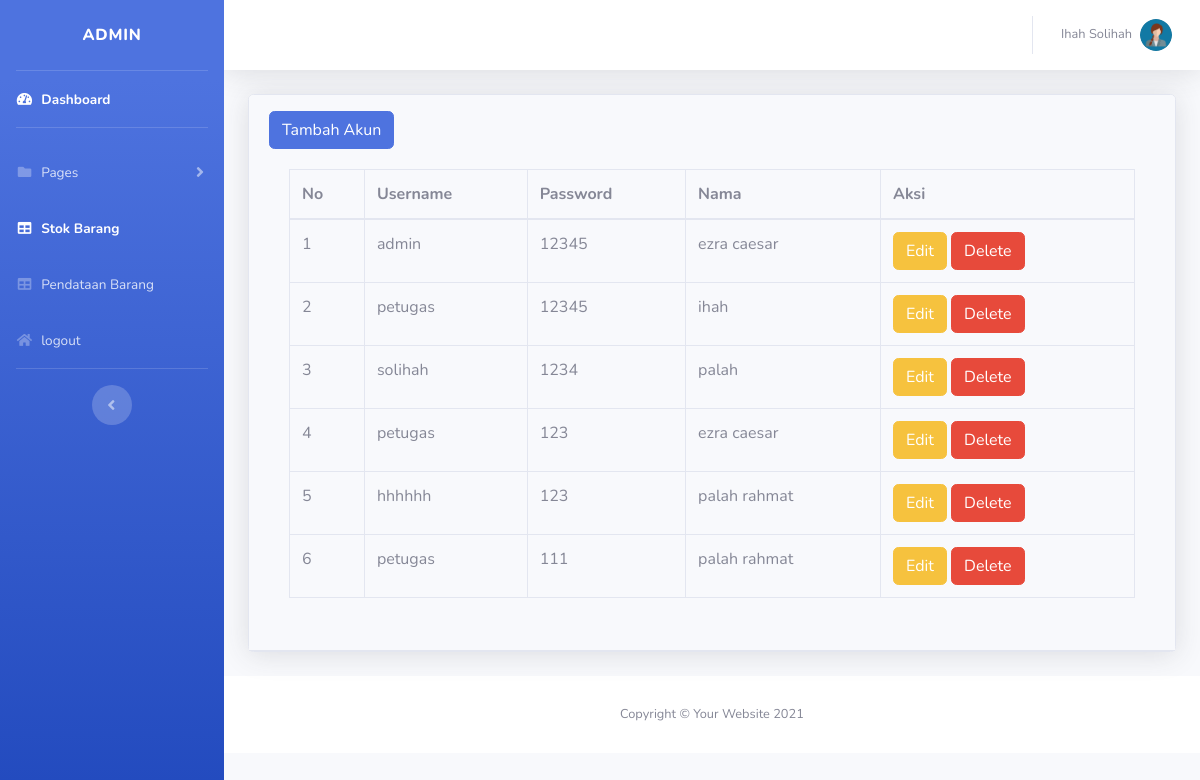
Screenshot of /login/admin/register.php with the database file from the repository.
### tables this page shows
CREATE TABLE `user` (
  `iduser` int(11) NOT NULL,
  `username` varchar(255) NOT NULL,
  `password` varchar(255) NOT NULL,
  `Nama` varchar(255) NOT NULL,
  `role` tinyint(1) NOT NULL DEFAULT 0
);

### login/admin/register.php (the view, shortened to what this page needs)
<?php include '../../koneksi.php'?>
<!DOCTYPE html>
<html lang="en">
<head>
    <link href="vendor/fontawesome-free/css/all.min.css" rel="stylesheet" type="text/css">
    <link href="css/sb-admin-2.min.css" rel="stylesheet">
</head>
<body id="page-top">
    <div id="wrapper">
        <ul class="navbar-nav bg-gradient-primary sidebar sidebar-dark accordion" id="accordionSidebar">
            <a class="sidebar-brand d-flex align-items-center justify-content-center" href="index.php">
                <div class="sidebar-brand-text mx-3"> Admin </div>
            </a>
            <hr class="sidebar-divider my-0">
            <li class="nav-item active">
                <a class="nav-link" href="index.php">
                    <i class="fas fa-fw fa-tachometer-alt"></i>
                    <span>Dashboard</span></a>
            </li>
            <hr class="sidebar-divider">
            <li class="nav-item">
                <a class="nav-link collapsed" href="#" data-toggle="collapse" data-target="#collapsePages"
                    aria-expanded="true" aria-controls="collapsePages">
                    <i class="fas fa-fw fa-folder"></i>
                    <span>Pages</span>
                </a>
            </li>
             <li class="nav-item active">
                <a class="nav-link" href="StokBarang.php">
                    <i class="fas fa-fw fa-table"></i>
                    <span>Stok Barang</span></a>
            </li>
            <li class="nav-item">
                <a class="nav-link" href="PendataanBarang.php">
                    <i class="fas fa-fw fa-table"></i>
                    <span>Pendataan Barang</span></a>
            </li>
            <li class="nav-item">
                <a class="nav-link" href="logout.php">
                    <i class="fas fa-fw fa-home"></i>
                    <span>logout </span></a>
            </li>
            <hr class="sidebar-divider d-none d-md-block">
            <div class="text-center d-none d-md-inline">
                <button class="rounded-circle border-0" id="sidebarToggle"></button>
            </div>
        </ul>
        <div id="content-wrapper" class="d-flex flex-column">
            <div id="content">
                <nav class="navbar navbar-expand navbar-light bg-white topbar mb-4 static-top shadow">
                    <ul class="navbar-nav ml-auto">
                        <li class="nav-item dropdown no-arrow">
                            <a class="nav-link dropdown-toggle" href="#" id="userDropdown" role="button"
                                data-toggle="dropdown" aria-haspopup="true" aria-expanded="false">
                                <span class="mr-2 d-none d-lg-inline text-gray-600 small">Ihah Solihah</span>
                                <img class="img-profile rounded-circle"
                                src="img/user-8.png">
                            </a>
                        </li>
                    </ul>
                </nav>
               <div class="container-fluid">
                <div class="card shadow mb-4">
                    <div class="card-header py-3">
                        <button type="button" class="btn btn-primary" data-toggle="modal" data-target="#myModal">
                            Tambah Akun
                        </button>
        <div class="card-body">
            <div class="table-responsive">
                <table class="table table-bordered" id="dataTable" width="100%" cellspacing="0">
                    <thead>
                        <tr>
                            <th>No</th>
                            <th>Username</th>
                            <th>Password</th>
                            <th>Nama</th>
                            <th>Aksi</th>
                        </tr>
                    </thead>
                    <tbody>
                        <?php
                        $ambilsemuadatalogin = mysqli_query($koneksi, "SELECT * FROM User ");
                        $i = 1;
                        while ($data = mysqli_fetch_array($ambilsemuadatalogin)) {
                            $username = $data['username'];
                            $password = $data['password'];
                            $nama = $data['Nama'];
                        ?>
                            <tr>
                                <td><?= $i++; ?></td>
                                <td><?= $username; ?></td>
                                <td><?= $password; ?></td>
                                <td><?= $nama; ?></td>
                                <td>
                                    <button type="button" class="btn btn-warning" data-toggle="modal" data-target="#edit<?= $i; ?>">
                                        Edit
                                    </button>
                                    <button type="button" class="btn btn-danger" data-toggle="modal" data-target="#delete<?= $i; ?>">
                                        Delete
                                    </button>
                                </td>
                            </tr>
            </div>
        <?php
        }
        ?>
        </div>
    </div>
            <footer class="sticky-footer bg-white">
                <div class="container my-auto">
                    <div class="copyright text-center my-auto">
                        <span>Copyright &copy; Your Website 2021</span>
                    </div>
                </div>
            </footer>
</body>
</html>

### rows the page displays
user: username "admin", password "12345", Nama "ezra caesar"
user: username "petugas", password "12345", Nama "ihah"
user: username "solihah", password "1234", Nama "palah"
user: username "petugas", password "123", Nama "ezra caesar"
user: username "hhhhhh", password "123", Nama "palah rahmat"
user: username "petugas", password "111", Nama "palah rahmat"
